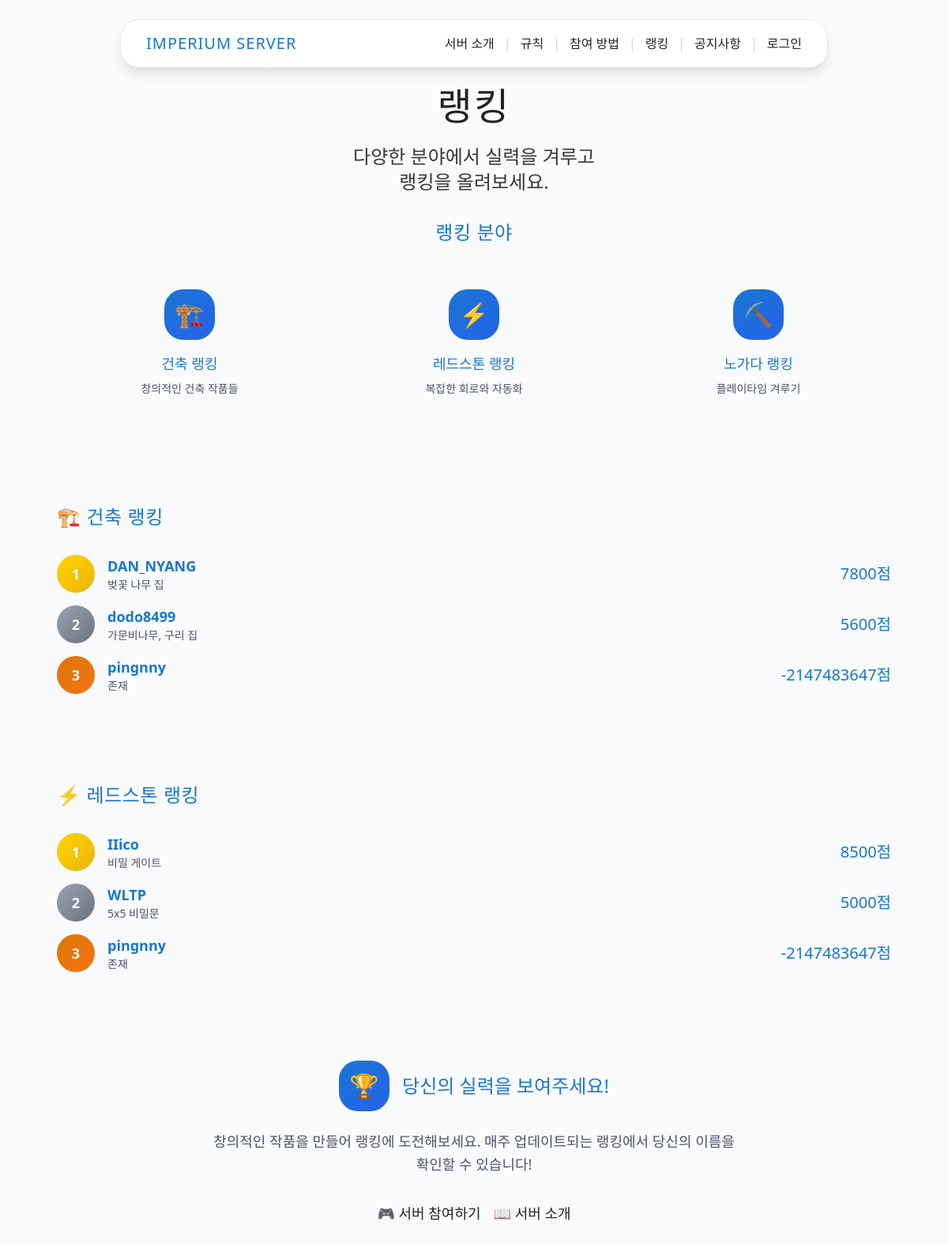
The page /ranking/ on the database its author committed.
### ranking/models.py (models this page shows, shortened)
class BuildPlayer(models.Model):
    player = models.CharField(max_length=255, null=True, blank=True)
    point = models.IntegerField(null=True, blank=True)
    things = models.CharField(max_length=255, null=True, blank=True)

class RedstonePlayer(models.Model):
    player = models.CharField(max_length=255, null=True, blank=True)
    point = models.IntegerField(null=True, blank=True)
    things = models.CharField(max_length=255, null=True, blank=True)

### ranking/views.py (the view)
# urls.py: path('', views.ranking_main, name='ranking'),
def ranking_main(request):
    TopBuildPlayers = BuildPlayer.objects.all().order_by('-point')[:3]
    TopRedstonePlayers = RedstonePlayer.objects.all().order_by('-point')[:3]
    context = {
        'BuildPlayers': TopBuildPlayers,
        'RedstonePlayers': TopRedstonePlayers
    }
    return render(request, 'ranking/index.html', context)

### templates/ranking/index.html (shortened to what this page needs)
{% extends "base.html" %}
{% block content %}
<section class="section-header">
    <div class="max-w-4xl mx-auto px-4 text-center">
        <h1 class="font-pixel text-4xl md:text-5xl mb-6 tracking-wider text-shadow-pixel">
            랭킹
        </h1>
        <p class="text-xl md:text-2xl opacity-90 leading-relaxed max-w-3xl mx-auto">
            다양한 분야에서 실력을 겨루고<br class="hidden md:block">
            랭킹을 올려보세요.
        </p>
    </div>
</section>
<section class="content-section">
    <div class="max-w-6xl mx-auto px-4">
        <div class="card-component p-8 mb-12">
            <h2 class="font-pixel text-2xl text-mc-blue mb-8 tracking-wide text-center">랭킹 분야</h2>
            <div class="grid md:grid-cols-3 gap-6">
                <div class="stats-card p-6 text-center group hover:shadow-toss-xl transition-all duration-200 cursor-pointer" onclick="location.href='{% url 'ranking:build_ranking' %}'">
                    <div class="w-16 h-16 bg-gradient-to-br from-mc-blue to-blue-600 rounded-3xl flex items-center justify-center mx-auto mb-4 group-hover:scale-110 transition-transform">
                        <span class="text-3xl">🏗️</span>
                    </div>
                    <h3 class="font-pixel text-lg text-mc-blue mb-2 group-hover:text-blue-600 transition-colors">건축 랭킹</h3>
                    <p class="text-gray-600 text-sm">창의적인 건축 작품들</p>
                </div>
                <div class="stats-card p-6 text-center group hover:shadow-toss-xl transition-all duration-200 cursor-pointer" onclick="location.href='{% url 'ranking:redstone_ranking' %}'">
                    <div class="w-16 h-16 bg-gradient-to-br from-mc-blue to-blue-600 rounded-3xl flex items-center justify-center mx-auto mb-4 group-hover:scale-110 transition-transform">
                        <span class="text-3xl">⚡</span>
                    </div>
                    <h3 class="font-pixel text-lg text-mc-blue mb-2 group-hover:text-blue-600 transition-colors">레드스톤 랭킹</h3>
                    <p class="text-gray-600 text-sm">복잡한 회로와 자동화</p>
                </div>
                <div class="stats-card p-6 text-center group hover:shadow-toss-xl transition-all duration-200 cursor-pointer" onclick="location.href='{% url 'ranking:hard_worked_ranking' %}'">
                    <div class="w-16 h-16 bg-gradient-to-br from-mc-blue to-blue-600 rounded-3xl flex items-center justify-center mx-auto mb-4 group-hover:scale-110 transition-transform">
                        <span class="text-3xl">⛏️</span>
                    </div>
                    <h3 class="font-pixel text-lg text-mc-blue mb-2 group-hover:text-blue-600 transition-colors">노가다 랭킹</h3>
                    <p class="text-gray-600 text-sm">플레이타임 겨루기</p>
                </div>
            </div>
        </div>
        <div class="card-component p-8 mb-12">
            <h2 class="font-pixel text-2xl text-mc-blue mb-8 tracking-wide">🏗️ 건축 랭킹</h2>
            <div class="space-y-4">
                {% for BuildPlayer in BuildPlayers %}
                    <div class="rule-card group hover:shadow-toss-xl transition-all duration-200">
                        <div class="flex items-center space-x-4">
                            <div class="
                                flex-shrink-0 w-12 h-12
                                {% if forloop.counter == 1 %}
                                    bg-gradient-to-br from-mc-gold to-yellow-500
                                {% elif forloop.counter == 2 %}
                                    bg-gradient-to-br from-gray-400 to-gray-500
                                {% elif forloop.counter == 3 %}
                                    bg-gradient-to-br from-amber-600 to-orange-500
                                {% else %}
                                    bg-gray-300
                                {% endif %}
                                text-white rounded-3xl flex items-center justify-center font-bold text-lg group-hover:scale-110 transition-transform
                            ">
                                {{ forloop.counter }}
                            </div>
                            <div class="flex-1">
                                <div class="flex items-center justify-between">
                                    <div>
                                        <h3 class="font-semibold text-mc-blue text-lg group-hover:text-blue-600 transition-colors">{{ BuildPlayer.player }}</h3>
                                        <p class="text-gray-600 text-sm">{{ BuildPlayer.things }}</p>
                                    </div>
                                    <div class="text-right">
                                        <p class="font-pixel text-xl text-mc-blue">{{ BuildPlayer.point }}점</p>
                                    </div>
                                </div>
                            </div>
                        </div>
                    </div>
                {% endfor %}
            </div>
        </div>
        <div class="card-component p-8 mb-12">
            <h2 class="font-pixel text-2xl text-mc-blue mb-8 tracking-wide">⚡ 레드스톤 랭킹</h2>
            <div class="space-y-4">
                {% for RedstonePlayer in RedstonePlayers %}
                    <div class="rule-card group hover:shadow-toss-xl transition-all duration-200">
                        <div class="flex items-center space-x-4">
                            <div class="
                                flex-shrink-0 w-12 h-12
                                {% if forloop.counter == 1 %}
                                    bg-gradient-to-br from-mc-gold to-yellow-500
                                {% elif forloop.counter == 2 %}
                                    bg-gradient-to-br from-gray-400 to-gray-500
                                {% elif forloop.counter == 3 %}
                                    bg-gradient-to-br from-amber-600 to-orange-500
                                {% else %}
                                    bg-gray-300
                                {% endif %}
                                text-white rounded-3xl flex items-center justify-center font-bold text-lg group-hover:scale-110 transition-transform
                            ">
                                {{ forloop.counter }}
                            </div>
                            <div class="flex-1">
                                <div class="flex items-center justify-between">
                                    <div>
                                        <h3 class="font-semibold text-mc-blue text-lg group-hover:text-blue-600 transition-colors">{{ RedstonePlayer.player }}</h3>
                                        <p class="text-gray-600 text-sm">{{ RedstonePlayer.things }}</p>
                                    </div>
                                    <div class="text-right">
                                        <p class="font-pixel text-xl text-mc-blue">{{ RedstonePlayer.point }}점</p>
                                    </div>
                                </div>
                            </div>
                        </div>
                    </div>
                {% endfor %}
            </div>
        </div>
    </div>
        <div class="card-component p-8 text-center">
            <div class="flex items-center justify-center space-x-4 mb-6">
                <div class="w-16 h-16 bg-gradient-to-br from-mc-blue to-blue-600 rounded-3xl flex items-center justify-center">
                    <span class="text-3xl">🏆</span>
                </div>
                <h3 class="font-pixel text-2xl text-mc-blue">당신의 실력을 보여주세요!</h3>
            </div>
            <p class="text-lg text-gray-600 leading-relaxed max-w-2xl mx-auto mb-8">
                창의적인 작품을 만들어 랭킹에 도전해보세요.
                매주 업데이트되는 랭킹에서 당신의 이름을 확인할 수 있습니다!
            </p>
            <div class="flex flex-col sm:flex-row gap-4 justify-center">
                <a href="{% url 'how_to_join' %}" class="btn-primary text-lg">
                    🎮 서버 참여하기
                </a>
                <a href="{% url 'descriptions' %}" class="btn-secondary text-lg">
                    📖 서버 소개
                </a>
            </div>
        </div>
</section>
{% endblock %}

### static/main/index.css (style rules this page uses)
:root { --mc-green: #5e7c16; --mc-brown: #7c5e3c; --mc-light: #f3f3f3; --mc-dark: #222; --mc-accent: #b6e53e; --mc-border: #cfcfcf; }
html, body { margin: 0; padding: 0; font-family: 'Segoe UI', 'Malgun Gothic', 'Arial', sans-serif; background: var(--mc-light); color: var(--mc-dark); min-height: 100vh; }
.content-section { margin-bottom: 2.5rem; }

### templates/base.html (style rules this page uses)
.btn-primary { @apply bg-mc-blue text-white px-4 md:px-6 py-2 md:py-3 rounded-xl md:rounded-2xl font-semibold shadow-toss hover:shadow-toss-lg transition-all duration-200 hover:bg-blue-600 text-sm md:text-base; }
.btn-secondary { @apply bg-white text-mc-blue px-4 md:px-6 py-2 md:py-3 rounded-xl md:rounded-2xl font-semibold border-2 border-mc-blue shadow-toss hover:shadow-toss-lg transition-all duration-200 hover:bg-mc-blue hover:text-white text-sm md:text-base; }
.card-component { @apply bg-white rounded-2xl md:rounded-3xl shadow-toss hover:shadow-toss-lg transition-all duration-300 border border-gray-100; }
.section-header { @apply bg-gradient-to-r from-mc-blue to-blue-600 text-white py-12 md:py-20; }
.content-section { @apply py-8 md:py-16 bg-white; }
.stats-card { @apply bg-white rounded-xl md:rounded-2xl p-4 md:p-6 shadow-toss hover:shadow-toss-lg transition-all duration-200 border border-gray-100; }
.rule-card { @apply bg-white rounded-xl md:rounded-2xl p-4 md:p-6 shadow-toss hover:shadow-toss-lg transition-all duration-200 border border-gray-100; }

### rows shown on the page
BuildPlayer: player "DAN_NYANG", things "벚꽃 나무 집", point "7800"
BuildPlayer: player "dodo8499", things "가문비나무, 구리 집", point "5600"
BuildPlayer: player "pingnny", things "존재", point "-2147483647"
RedstonePlayer: player "IIico", things "비밀 게이트", point "8500"
RedstonePlayer: player "WLTP", things "5x5 비밀문", point "5000"
RedstonePlayer: player "pingnny", things "존재", point "-2147483647"
